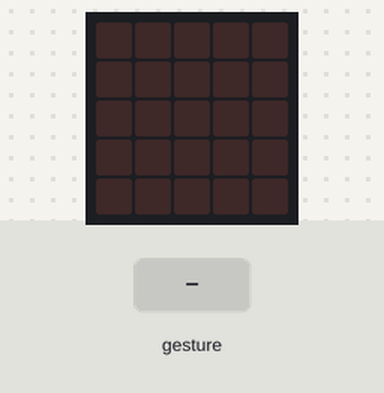
Bench run of a program on a simulated BBC micro:bit (MakeCode). Shown: the board's 5×5 LED display. The test bench sets the inputs (shaded band). Random numbers come from a fixed seed; a tilt is held for 1.5 s and a shake lasts 1 s, then the board lies face up again.

Above: at 1.2 s.
1.3 s: gesture 'shake'
At 2.0 s:
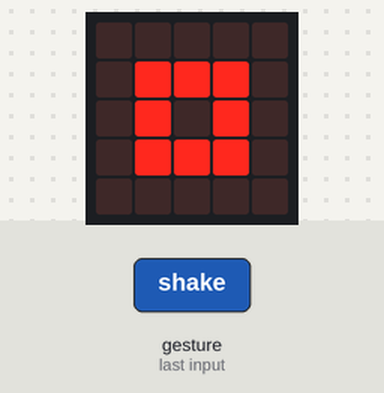
3.0 s: gesture 'shake'
At 4.4 s:
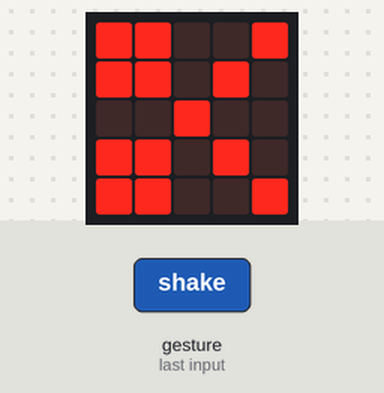
4.7 s: gesture 'shake'
At 5.8 s:
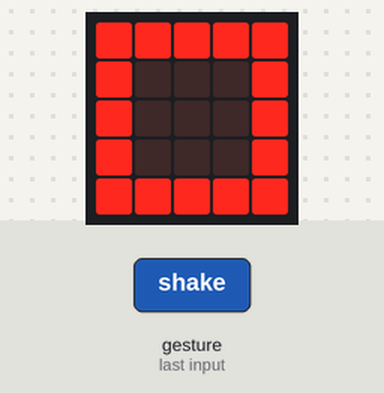
Timing chart, 0 to 7.7 s (numbered marks = the images above; inputs shaded):
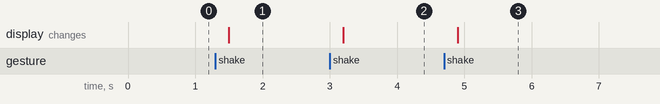

The program:

main.ts
```typescript
let hand = 0
input.onGesture(Gesture.Shake, function () {
    hand = randint(0, 3)
    if (hand == 1) {
        basic.showIcon(IconNames.SmallSquare)
    } else if (hand == 2) {
        basic.showIcon(IconNames.Square)
    } else {
        basic.showIcon(IconNames.Scissors)
    }
})
```

test.ts
```typescript
// aquí va el archivo "tests"; esto no se compilará cuando este paquete se utilice como una extensión.
```

Measured:
- after the input at 1.3 s, the display: changes after 0.20 s (image 1)
- after the input at 3.0 s, the display: changes after 0.20 s (image 2)
- after the input at 4.7 s, the display: changes after 0.20 s (image 3)
